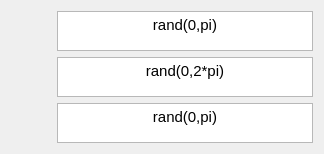
                     <widget class="QWidget" name="tab_33">
                      <attribute name="title">
                       <string>Axis Angle Pair</string>
                      </attribute>
                      <layout class="QGridLayout" name="gridLayout_44">
                       <item row="0" column="0">
                        <widget class="QPushButton" name="pushButton_17">
                         <property name="text">
                          <string/>
                         </property>
                         <property name="icon">
                          <iconset resource="resourceLIST.qrc">
                           <normaloff>:/ncaptheta.png</normaloff>:/ncaptheta.png</iconset>
                         </property>
                         <property name="iconSize">
                          <size>
                           <width>120</width>
                           <height>30</height>
                          </size>
                         </property>
                         <property name="flat">
                          <bool>true</bool>
                         </property>
                        </widget>
                       </item>
                       <item row="0" column="1">
                        <widget class="QTextEdit" name="genTexAxisTheta">
                         <property name="maximumSize">
                          <size>
                           <width>16777215</width>
                           <height>40</height>
                          </size>
                         </property>
                         <property name="html">
                          <string>&lt;!DOCTYPE HTML PUBLIC &quot;-//W3C//DTD HTML 4.0//EN&quot; &quot;http://www.w3.org/TR/REC-html40/strict.dtd&quot;&gt;
&lt;html&gt;&lt;head&gt;&lt;meta name=&quot;qrichtext&quot; content=&quot;1&quot; /&gt;&lt;style type=&quot;text/css&quot;&gt;
p, li { white-space: pre-wrap; }
&lt;/style&gt;&lt;/head&gt;&lt;body style=&quot; font-family:'MS Shell Dlg 2'; font-size:10pt; font-weight:400; font-style:normal;&quot;&gt;
&lt;p align=&quot;center&quot; style=&quot; margin-top:0px; margin-bottom:0px; margin-left:0px; margin-right:0px; -qt-block-indent:0; text-indent:0px;&quot;&gt;&lt;span style=&quot; font-family:'Ubuntu'; font-size:11pt;&quot;&gt;rand(0,pi)&lt;/span&gt;&lt;/p&gt;&lt;/body&gt;&lt;/html&gt;</string>
                         </property>
                        </widget>
                       </item>
                       <item row="1" column="0">
                        <widget class="QPushButton" name="pushButton_19">
                         <property name="text">
                          <string/>
                         </property>
                         <property name="icon">
                          <iconset resource="resourceLIST.qrc">
                           <normaloff>:/ncapphi.png</normaloff>:/ncapphi.png</iconset>
                         </property>
                         <property name="iconSize">
                          <size>
                           <width>120</width>
                           <height>30</height>
                          </size>
                         </property>
                         <property name="flat">
                          <bool>true</bool>
                         </property>
                        </widget>
                       </item>
                       <item row="1" column="1">
                        <widget class="QTextEdit" name="genTexAxisPhi">
                         <property name="maximumSize">
                          <size>
                           <width>16777215</width>
                           <height>40</height>
                          </size>
                         </property>
                         <property name="html">
                          <string>&lt;!DOCTYPE HTML PUBLIC &quot;-//W3C//DTD HTML 4.0//EN&quot; &quot;http://www.w3.org/TR/REC-html40/strict.dtd&quot;&gt;
&lt;html&gt;&lt;head&gt;&lt;meta name=&quot;qrichtext&quot; content=&quot;1&quot; /&gt;&lt;style type=&quot;text/css&quot;&gt;
p, li { white-space: pre-wrap; }
&lt;/style&gt;&lt;/head&gt;&lt;body style=&quot; font-family:'MS Shell Dlg 2'; font-size:10pt; font-weight:400; font-style:normal;&quot;&gt;
&lt;p align=&quot;center&quot; style=&quot; margin-top:0px; margin-bottom:0px; margin-left:0px; margin-right:0px; -qt-block-indent:0; text-indent:0px;&quot;&gt;&lt;span style=&quot; font-family:'Ubuntu'; font-size:11pt;&quot;&gt;rand(0,2*pi)&lt;/span&gt;&lt;/p&gt;&lt;/body&gt;&lt;/html&gt;</string>
                         </property>
                        </widget>
                       </item>
                       <item row="2" column="0">
                        <widget class="QPushButton" name="pushButton_18">
                         <property name="text">
                          <string/>
                         </property>
                         <property name="icon">
                          <iconset resource="resourceLIST.qrc">
                           <normaloff>:/gammarvector.png</normaloff>:/gammarvector.png</iconset>
                         </property>
                         <property name="iconSize">
                          <size>
                           <width>120</width>
                           <height>30</height>
                          </size>
                         </property>
                         <property name="flat">
                          <bool>true</bool>
                         </property>
                        </widget>
                       </item>
                       <item row="2" column="1">
                        <widget class="QTextEdit" name="genTexAngle">
                         <property name="maximumSize">
                          <size>
                           <width>16777215</width>
                           <height>40</height>
                          </size>
                         </property>
                         <property name="html">
                          <string>&lt;!DOCTYPE HTML PUBLIC &quot;-//W3C//DTD HTML 4.0//EN&quot; &quot;http://www.w3.org/TR/REC-html40/strict.dtd&quot;&gt;
&lt;html&gt;&lt;head&gt;&lt;meta name=&quot;qrichtext&quot; content=&quot;1&quot; /&gt;&lt;style type=&quot;text/css&quot;&gt;
p, li { white-space: pre-wrap; }
&lt;/style&gt;&lt;/head&gt;&lt;body style=&quot; font-family:'MS Shell Dlg 2'; font-size:10pt; font-weight:400; font-style:normal;&quot;&gt;
&lt;p align=&quot;center&quot; style=&quot; margin-top:0px; margin-bottom:0px; margin-left:0px; margin-right:0px; -qt-block-indent:0; text-indent:0px;&quot;&gt;&lt;span style=&quot; font-family:'Ubuntu'; font-size:11pt;&quot;&gt;rand(0,pi)&lt;/span&gt;&lt;/p&gt;&lt;/body&gt;&lt;/html&gt;</string>
                         </property>
                        </widget>
                       </item>
                      </layout>
                     </widget>
